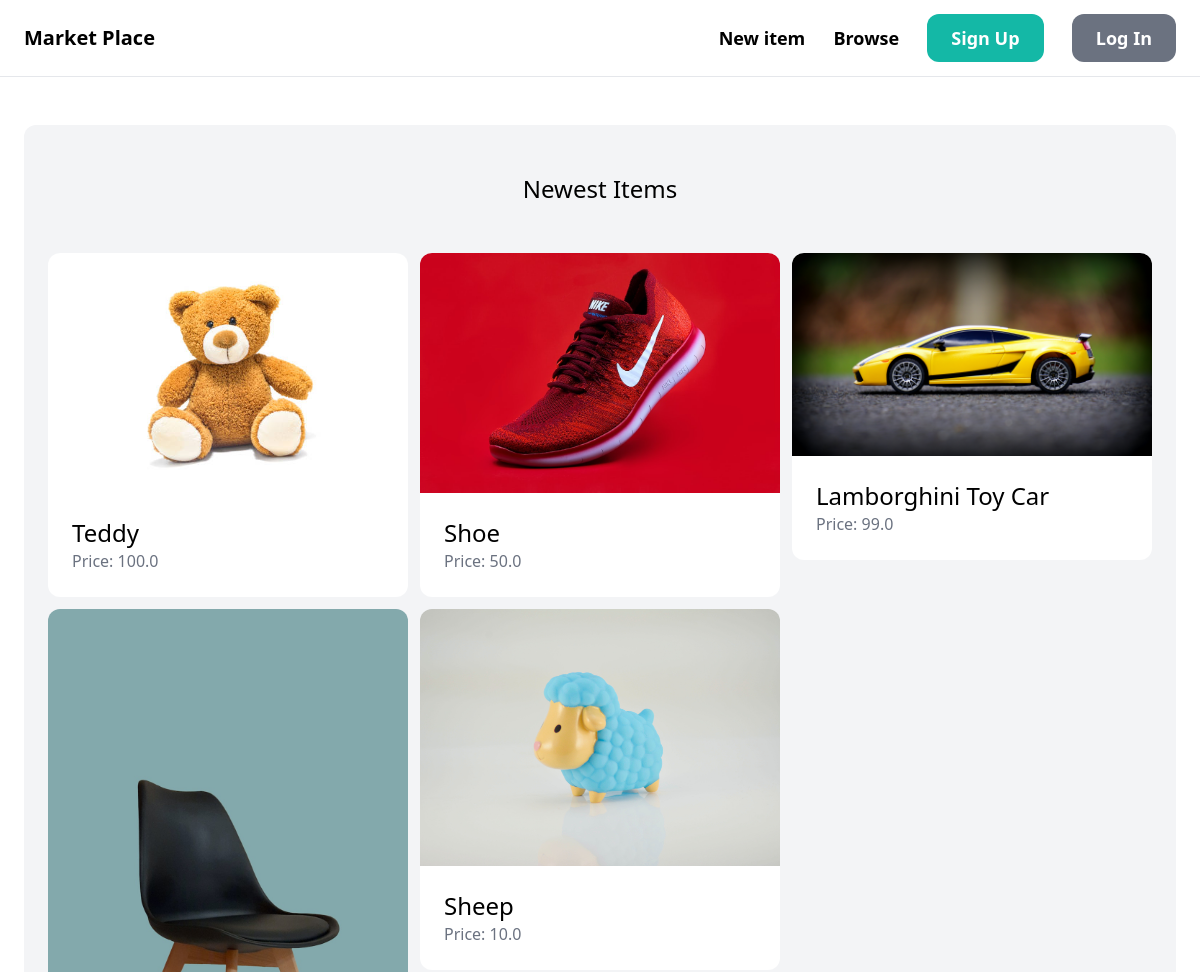
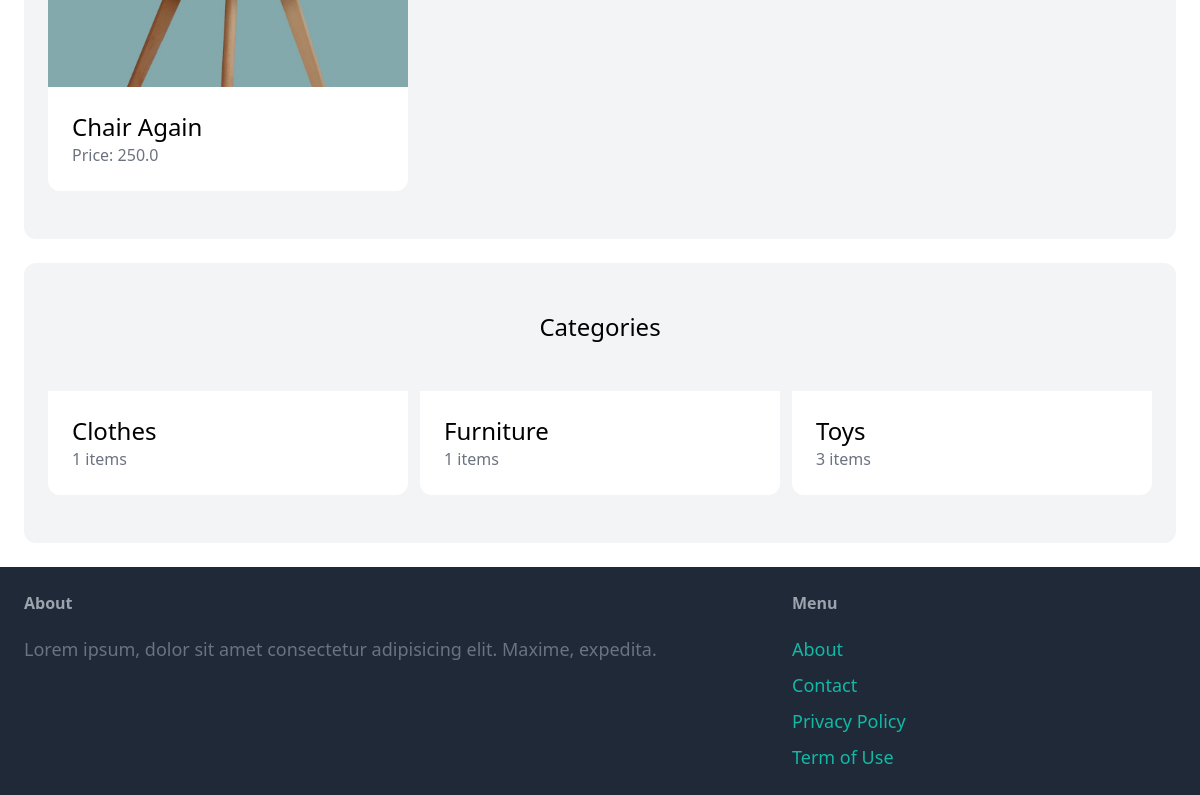
The page / on the database its author committed (2 pictures, top to bottom).
### item/models.py (models this page shows, shortened)
class Item(models.Model):
    category = models.ForeignKey(Category, related_name='items', on_delete=models.CASCADE)
    name = models.CharField(max_length=255)
    description = models.TextField(blank=True, null=True)
    price = models.FloatField()
    image = models.ImageField(upload_to='item_images', blank=True, null=True)
    is_sold = models.BooleanField(default=False)
    created_by = models.ForeignKey(User, related_name='items', on_delete=models.CASCADE)
    created_at = models.DateTimeField(auto_now_add=True)

class Category(models.Model):
    name = models.CharField(max_length=255)
    class Meta:
        ordering = ('name',)
        verbose_name_plural = 'Categories'

### core/views.py (the view)
# urls.py: path('', views.index, name='index'),
def index(request):
    items = Item.objects.filter(is_sold=False)[0:6]
    categories = Category.objects.all()
    return render(request, 'core/index.html', {'categories': categories, 'items':items})

### core/templates/core/index.html (shortened to what this page needs)
{% extends 'core/base.html' %}
{% block content %}
<div class="mt-6 px-6 py-12 bg-gray-100 rounded-xl">
    <h2 class="mb-12 text-2xl text-center"> Newest Items</h2>
    <div class="grid grid-cols-3 gap-3">
        {% for item in items %}
        <div>
            <a href="{% url 'item:detail' item.id %}">
                <div>
                    <img src="{{ item.image.url }}" class="rounded-t-xl">
                </div>
                <div class="p-6 bg-white rounded-b-xl">
                    <h2 class="text-2xl">{{ item.name }}</h2>
                    <p class="text-gray-500">Price: {{ item.price }}</p>
                </div>
            </a>
        </div>
        {% endfor %}
    </div>
</div>
<div class="mt-6 px-6 py-12 bg-gray-100 rounded-xl">
    <h2 class="mb-12 text-2xl text-center"> Categories </h2>
    <div class="grid grid-cols-3 gap-3">
        {% for category in categories %}
        <div>
            <a href="#">
                <div class="p-6 bg-white rounded-b-xl">
                    <h2 class="text-2xl">{{ category.name }}</h2>
                    <p class="text-gray-500">{{ category.items.count }} items </p>
                </div>
            </a>
        </div>
        {% endfor %}
    </div>
</div>
{% endblock %}

### core/templates/core/base.html (shortened to what this page needs)
<!DOCTYPE html>
<html lang="en">
<head>
  <script src="https://cdn.tailwindcss.com"></script>
</head>
<body>
  <nav class="py-6 px-6 flex justify-between items-center border-b border-gray-200 ">
    <a href="/" class="text-xl font-semibold">Market Place</a>
    <div class="space-x-6">
      <a href="{% url 'item:new' %}" class="text-lg font-semibold hover:text-gray-500">New item</a>
      <a href="{% url 'item:items' %}" class="text-lg font-semibold hover:text-gray-500">Browse</a>
      {% if request.user.is_authenticated %}
      <a href="{% url 'chat:inbox' %}"
        class="px-6 py-3 text-lg font-semibold bg-teal-500 text-white rounded-xl hover:bg-teal-700">Inbox</a>
      <a href="{% url 'dashboard:index' %}"
        class="px-6 py-3 text-lg font-semibold bg-gray-500 text-white rounded-xl hover:bg-gray-700">Dashboard</a>
      {% else %}
      <a href="{% url 'core:signup'%}"
        class="px-6 py-3 text-lg font-semibold bg-teal-500 text-white rounded-xl hover:bg-teal-700">Sign Up</a>
      <a href="{% url 'core:login'%}"
        class="px-6 py-3 text-lg font-semibold bg-gray-500 text-white rounded-xl hover:bg-gray-700">Log In</a>
      {% endif %}
    </div>
  </nav>
  <div class="px-6 py-6">{% block content %} {% endblock %}</div>
  <footer class="px-6 py-6 flex justify-between bg-gray-800">
    <div class="w-2/3 pr-10">
      <h3 class="mb-5 font-semibold text-gray-400">About</h3>
      <p class="text-lg text-gray-500"> Lorem ipsum, dolor sit amet consectetur adipisicing elit. Maxime, expedita.</p>
    </div>
    <div class="w-1/3">
      <h3 class="mb-5 font-semibold text-gray-400">Menu</h3>
      <ul class="space-y-2">
        <li><a href="#" class="text-lg text-teal-500 hover:text-teal-700">About</a></li>
        <li><a href="{% url 'core:contact' %}" class="text-lg text-teal-500 hover:text-teal-700">Contact</a></li>
        <li><a href="#" class="text-lg text-teal-500 hover:text-teal-700">Privacy Policy</a></li>
        <li><a href="#" class="text-lg text-teal-500 hover:text-teal-700">Term of Use</a></li>
      </ul>
    </div>
  </footer>
</body>
</html>

### rows shown on the page
Item: image (picture), name "Teddy", price "100.0"
Item: image (picture), name "Shoe", price "50.0"
Item: image (picture), name "Lamborghini Toy Car", price "99.0"
Item: image (picture), name "Chair Again", price "250.0"
Item: image (picture), name "Sheep", price "10.0"
Category: name "Clothes", items.count "1"
Category: name "Furniture", items.count "1"
Category: name "Toys", items.count "3"
